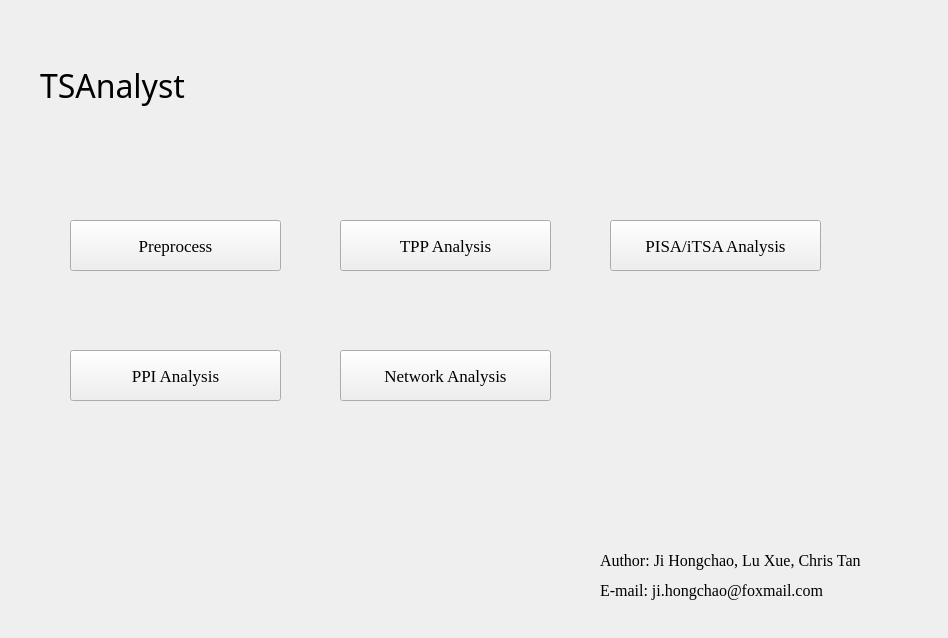
<?xml version="1.0" encoding="UTF-8"?>
<ui version="4.0">
 <class>Form</class>
 <widget class="QWidget" name="Form">
  <property name="geometry">
   <rect>
    <x>0</x>
    <y>0</y>
    <width>948</width>
    <height>638</height>
   </rect>
  </property>
  <property name="windowTitle">
   <string>Form</string>
  </property>
  <widget class="QLabel" name="label">
   <property name="geometry">
    <rect>
     <x>40</x>
     <y>50</y>
     <width>231</width>
     <height>71</height>
    </rect>
   </property>
   <property name="font">
    <font>
     <family>Arial Black</family>
     <pointsize>24</pointsize>
    </font>
   </property>
   <property name="text">
    <string>TSAnalyst</string>
   </property>
  </widget>
  <widget class="QPushButton" name="pushButtonPreprocess">
   <property name="geometry">
    <rect>
     <x>70</x>
     <y>220</y>
     <width>211</width>
     <height>51</height>
    </rect>
   </property>
   <property name="font">
    <font>
     <family>Times New Roman</family>
     <pointsize>13</pointsize>
    </font>
   </property>
   <property name="text">
    <string>Preprocess</string>
   </property>
  </widget>
  <widget class="QPushButton" name="pushButtonTPP">
   <property name="geometry">
    <rect>
     <x>340</x>
     <y>220</y>
     <width>211</width>
     <height>51</height>
    </rect>
   </property>
   <property name="font">
    <font>
     <family>Times New Roman</family>
     <pointsize>13</pointsize>
    </font>
   </property>
   <property name="text">
    <string>TPP Analysis</string>
   </property>
  </widget>
  <widget class="QPushButton" name="pushButtonITSA">
   <property name="geometry">
    <rect>
     <x>610</x>
     <y>220</y>
     <width>211</width>
     <height>51</height>
    </rect>
   </property>
   <property name="font">
    <font>
     <family>Times New Roman</family>
     <pointsize>13</pointsize>
    </font>
   </property>
   <property name="text">
    <string>PISA/iTSA Analysis</string>
   </property>
  </widget>
  <widget class="QPushButton" name="pushButtonPPI">
   <property name="geometry">
    <rect>
     <x>70</x>
     <y>350</y>
     <width>211</width>
     <height>51</height>
    </rect>
   </property>
   <property name="font">
    <font>
     <family>Times New Roman</family>
     <pointsize>13</pointsize>
    </font>
   </property>
   <property name="text">
    <string>PPI Analysis</string>
   </property>
  </widget>
  <widget class="QPushButton" name="pushButtonNetwork">
   <property name="geometry">
    <rect>
     <x>340</x>
     <y>350</y>
     <width>211</width>
     <height>51</height>
    </rect>
   </property>
   <property name="font">
    <font>
     <family>Times New Roman</family>
     <pointsize>13</pointsize>
    </font>
   </property>
   <property name="text">
    <string>Network Analysis</string>
   </property>
  </widget>
  <widget class="QLabel" name="label_2">
   <property name="geometry">
    <rect>
     <x>600</x>
     <y>540</y>
     <width>331</width>
     <height>41</height>
    </rect>
   </property>
   <property name="font">
    <font>
     <family>Times New Roman</family>
     <pointsize>12</pointsize>
    </font>
   </property>
   <property name="text">
    <string>Author: Ji Hongchao, Lu Xue, Chris Tan</string>
   </property>
  </widget>
  <widget class="QLabel" name="label_3">
   <property name="geometry">
    <rect>
     <x>600</x>
     <y>570</y>
     <width>331</width>
     <height>41</height>
    </rect>
   </property>
   <property name="font">
    <font>
     <family>Times New Roman</family>
     <pointsize>12</pointsize>
    </font>
   </property>
   <property name="text">
    <string>E-mail: ji.hongchao@foxmail.com</string>
   </property>
  </widget>
 </widget>
 <resources/>
 <connections/>
</ui>
